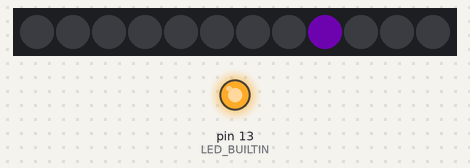
Simulated run of this sketch. Board: Arduino Nano, built with avr-gcc and run on an emulated ATmega328P. Shown: 12 RGB LEDs in strip order, left to right, output pins drawn as LEDs (lit = HIGH). Dim RGB values are drawn brighter than linear; random numbers use the default seed unless the sketch sets one.

Above: at 0.05 s.
At 9.95 s:
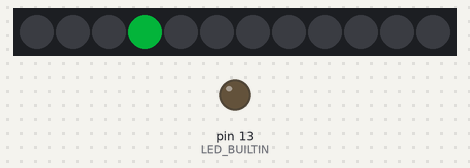
At 19.96 s:
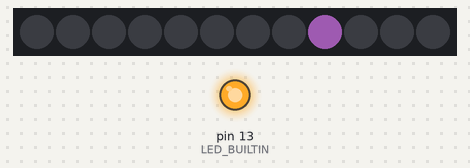
At 39.87 s:
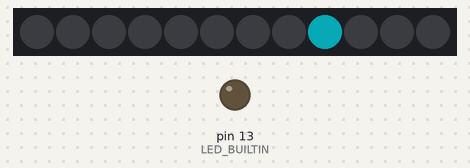
Timing chart, 0 to 40.0 s (numbered marks = the images above):
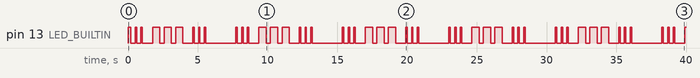

Measured:
- by itself, pin 13 (LED_BUILTIN): repeats every 7.6 s: 2 × (LOW 0.31 s, HIGH 0.10 s), LOW 0.72 s, 2 × (HIGH 0.52 s, LOW 0.31 s), HIGH 0.52 s, LOW 0.72 s, 2 × (HIGH 0.10 s, LOW 0.31 s), HIGH 0.10 s, LOW 2.2 s, HIGH 0.10 s

The sketch:

fastled_test_12bit.ino
```cpp
/*
 * FastLED Test - 12-bit NeoPixel Ring with SOS Blink
 *
 * Hardware: Adafruit 12-bit NeoPixel Ring (WS2812B)
 *
 * Compatible Boards:
 * - Arduino Nano ESP32
 * - Adafruit Pro Trinket 5V
 *
 * Features:
 * - SOS morse code pattern on built-in LED
 * - Random pixel flash with random colors
 * - Hardware validation for WS2812B wiring
 *
 * ============================================================================
 * WIRING - ARDUINO NANO ESP32
 * ============================================================================
 * NeoPixel DIN -> GPIO 6
 * NeoPixel 5V  -> External 5V supply (NOT USB 5V - insufficient current)
 * NeoPixel GND -> Common ground with ESP32 and power supply
 *
 * **CRITICAL: ESP32 outputs 3.3V logic**
 * WS2812B requires >3.5V for reliable HIGH recognition at 5V power.
 * Use 74AHCT125N level shifter between GPIO 6 and NeoPixel DIN.
 *
 * Level Shifter Wiring:
 * - 74AHCT125N VCC -> 5V supply
 * - 74AHCT125N GND -> Common ground
 * - 74AHCT125N 1A  -> ESP32 GPIO 6
 * - 74AHCT125N 1Y  -> NeoPixel DIN
 * - 74AHCT125N 1OE -> GND (always enabled)
 *
 * ============================================================================
 * WIRING - ADAFRUIT PRO TRINKET 5V
 * ============================================================================
 * NeoPixel DIN -> Pin 6
 * NeoPixel 5V  -> External 5V supply (NOT USB 5V - insufficient current)
 * NeoPixel GND -> Common ground with Pro Trinket and power supply
 *
 * **ADVANTAGE: Pro Trinket outputs native 5V logic**
 * No level shifter required - direct connection to NeoPixel DIN is reliable.
 *
 * ============================================================================
 * POWER REQUIREMENTS
 * ============================================================================
 * 12 WS2812B LEDs at full white: ~720mA (60mA per LED)
 * Always use external 5V power supply (2A minimum recommended)
 * Never power from USB - insufficient current capacity
 *
 * ============================================================================
 */

#include <FastLED.h>

// Hardware configuration - Pin 6 compatible with both boards
#define DATA_PIN       6
#define LED_COUNT      12

// LED array
CRGB leds[LED_COUNT];

// SOS timing constants (milliseconds)
#define DOT_DURATION   200
#define DASH_DURATION  600
#define SYMBOL_GAP     200
#define LETTER_GAP     600
#define WORD_GAP       2000

// State tracking
unsigned long sos_timer = 0;
int sos_state = 0;

void setup() {
  // Initialize built-in LED (works on both boards)
  pinMode(LED_BUILTIN, OUTPUT);
  digitalWrite(LED_BUILTIN, LOW);

  // Initialize FastLED
  // GRB color order for WS2812B
  FastLED.addLeds<WS2812B, DATA_PIN, GRB>(leds, LED_COUNT);
  FastLED.setBrightness(128);

  // Clear all LEDs
  fill_solid(leds, LED_COUNT, CRGB::Black);
  FastLED.show();

  // Seed random number generator from analog noise
  // A0 available on both boards
  randomSeed(analogRead(A0));

  sos_timer = millis();
}

void loop() {
  // Handle SOS blinking in background (non-blocking)
  update_sos_blink();

  // Random pixel flash pattern
  random_pixel_flash();
}

/**
 * Update SOS morse code pattern on built-in LED
 * Pattern: ... --- ... (3 dots, 3 dashes, 3 dots)
 *
 * Non-blocking state machine allows LED animations to run simultaneously
 * with status indicator on built-in LED.
 *
 * Timing:
 * - Dot: 200ms on
 * - Dash: 600ms on
 * - Symbol gap: 200ms between dots/dashes
 * - Letter gap: 600ms between S and O
 * - Word gap: 2000ms before repeat
 */
void update_sos_blink() {
  unsigned long current = millis();
  unsigned long elapsed = current - sos_timer;

  // SOS state machine
  switch (sos_state) {
    // First S (3 dots)
    case 0: // Dot 1 ON
      if (elapsed >= DOT_DURATION) {
        digitalWrite(LED_BUILTIN, LOW);
        sos_timer = current;
        sos_state++;
      } else {
        digitalWrite(LED_BUILTIN, HIGH);
      }
      break;

    case 1: // Dot 1 OFF
      if (elapsed >= SYMBOL_GAP) {
        sos_timer = current;
        sos_state++;
      }
      break;

    case 2: // Dot 2 ON
      if (elapsed >= DOT_DURATION) {
        digitalWrite(LED_BUILTIN, LOW);
        sos_timer = current;
        sos_state++;
      } else {
        digitalWrite(LED_BUILTIN, HIGH);
      }
      break;

    case 3: // Dot 2 OFF
      if (elapsed >= SYMBOL_GAP) {
        sos_timer = current;
        sos_state++;
      }
      break;

    case 4: // Dot 3 ON
      if (elapsed >= DOT_DURATION) {
        digitalWrite(LED_BUILTIN, LOW);
        sos_timer = current;
        sos_state++;
      } else {
        digitalWrite(LED_BUILTIN, HIGH);
      }
      break;

    case 5: // Dot 3 OFF (letter gap)
      if (elapsed >= LETTER_GAP) {
        sos_timer = current;
        sos_state++;
      }
      break;

    // O (3 dashes)
    case 6: // Dash 1 ON
      if (elapsed >= DASH_DURATION) {
        digitalWrite(LED_BUILTIN, LOW);
        sos_timer = current;
        sos_state++;
      } else {
        digitalWrite(LED_BUILTIN, HIGH);
      }
      break;

    case 7: // Dash 1 OFF
      if (elapsed >= SYMBOL_GAP) {
        sos_timer = current;
        sos_state++;
      }
      break;

    case 8: // Dash 2 ON
      if (elapsed >= DASH_DURATION) {
        digitalWrite(LED_BUILTIN, LOW);
        sos_timer = current;
        sos_state++;
      } else {
        digitalWrite(LED_BUILTIN, HIGH);
      }
      break;

    case 9: // Dash 2 OFF
      if (elapsed >= SYMBOL_GAP) {
        sos_timer = current;
        sos_state++;
      }
      break;

    case 10: // Dash 3 ON
      if (elapsed >= DASH_DURATION) {
        digitalWrite(LED_BUILTIN, LOW);
        sos_timer = current;
        sos_state++;
      } else {
        digitalWrite(LED_BUILTIN, HIGH);
      }
      break;

    case 11: // Dash 3 OFF (letter gap)
      if (elapsed >= LETTER_GAP) {
        sos_timer = current;
        sos_state++;
      }
      break;

    // Second S (3 dots)
    case 12: // Dot 1 ON
      if (elapsed >= DOT_DURATION) {
        digitalWrite(LED_BUILTIN, LOW);
        sos_timer = current;
        sos_state++;
      } else {
        digitalWrite(LED_BUILTIN, HIGH);
      }
      break;

    case 13: // Dot 1 OFF
      if (elapsed >= SYMBOL_GAP) {
        sos_timer = current;
        sos_state++;
      }
      break;

    case 14: // Dot 2 ON
      if (elapsed >= DOT_DURATION) {
        digitalWrite(LED_BUILTIN, LOW);
        sos_timer = current;
        sos_state++;
      } else {
        digitalWrite(LED_BUILTIN, HIGH);
      }
      break;

    case 15: // Dot 2 OFF
      if (elapsed >= SYMBOL_GAP) {
        sos_timer = current;
        sos_state++;
      }
      break;

    case 16: // Dot 3 ON
      if (elapsed >= DOT_DURATION) {
        digitalWrite(LED_BUILTIN, LOW);
        sos_timer = current;
        sos_state++;
      } else {
        digitalWrite(LED_BUILTIN, HIGH);
      }
      break;

    case 17: // Dot 3 OFF (word gap)
      if (elapsed >= WORD_GAP) {
        sos_timer = current;
        sos_state = 0; // Reset to start
      }
      break;
  }
}

/**
 * Random pixel flash with random color
 *
 * Mimics NeoPixel_Random.ino behavior:
 * - Selects random pixel (0-11)
 * - Generates random RGB color (0-128 range for moderate brightness)
 * - Flashes pixel on for 100ms
 * - Turns pixel off
 * - Repeats continuously
 *
 * Validates:
 * - Data line communication to WS2812B ring
 * - Color order (GRB) correctness
 * - Individual pixel addressing
 * - Power supply adequacy
 */
void random_pixel_flash() {
  // Pick random pixel (0-11 for 12-bit ring)
  int pixel = random(0, LED_COUNT);

  // Generate random RGB values (0-128 range for moderate brightness)
  // Prevents power supply overload during testing
  uint8_t r = random(0, 128);
  uint8_t g = random(0, 128);
  uint8_t b = random(0, 128);

  // Turn random pixel on with random color
  leds[pixel] = CRGB(r, g, b);
  FastLED.show();
  delay(100);

  // Turn pixel off
  leds[pixel] = CRGB::Black;
  FastLED.show();
}
```
